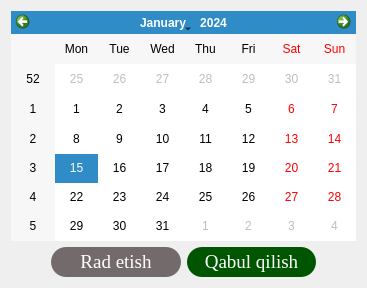
<?xml version="1.0" encoding="UTF-8"?>
<ui version="4.0">
 <class>Form</class>
 <widget class="QWidget" name="Form">
  <property name="geometry">
   <rect>
    <x>0</x>
    <y>0</y>
    <width>367</width>
    <height>288</height>
   </rect>
  </property>
  <property name="windowTitle">
   <string>Sana</string>
  </property>
  <layout class="QVBoxLayout" name="verticalLayout">
   <item>
    <widget class="QCalendarWidget" name="calendarWidget"/>
   </item>
   <item>
    <layout class="QHBoxLayout" name="horizontalLayout" stretch="0,1,1,0">
     <item>
      <spacer name="horizontalSpacer">
       <property name="orientation">
        <enum>Qt::Horizontal</enum>
       </property>
       <property name="sizeHint" stdset="0">
        <size>
         <width>40</width>
         <height>20</height>
        </size>
       </property>
      </spacer>
     </item>
     <item>
      <widget class="QPushButton" name="pushButton">
       <property name="minimumSize">
        <size>
         <width>0</width>
         <height>30</height>
        </size>
       </property>
       <property name="font">
        <font>
         <family>Times New Roman</family>
         <pointsize>14</pointsize>
        </font>
       </property>
       <property name="styleSheet">
        <string notr="true">color: rgb(255, 255, 255);
background-color: rgb(115, 107, 107);
border-radius:15px;</string>
       </property>
       <property name="text">
        <string>Rad etish</string>
       </property>
      </widget>
     </item>
     <item>
      <widget class="QPushButton" name="pushButton_2">
       <property name="minimumSize">
        <size>
         <width>0</width>
         <height>30</height>
        </size>
       </property>
       <property name="font">
        <font>
         <family>Times New Roman</family>
         <pointsize>14</pointsize>
        </font>
       </property>
       <property name="styleSheet">
        <string notr="true">color: rgb(255, 255, 255);
background-color: rgb(0, 85, 0);
border-radius:15px;</string>
       </property>
       <property name="text">
        <string>Qabul qilish</string>
       </property>
      </widget>
     </item>
     <item>
      <spacer name="horizontalSpacer_2">
       <property name="orientation">
        <enum>Qt::Horizontal</enum>
       </property>
       <property name="sizeHint" stdset="0">
        <size>
         <width>40</width>
         <height>20</height>
        </size>
       </property>
      </spacer>
     </item>
    </layout>
   </item>
  </layout>
 </widget>
 <resources/>
 <connections/>
</ui>
